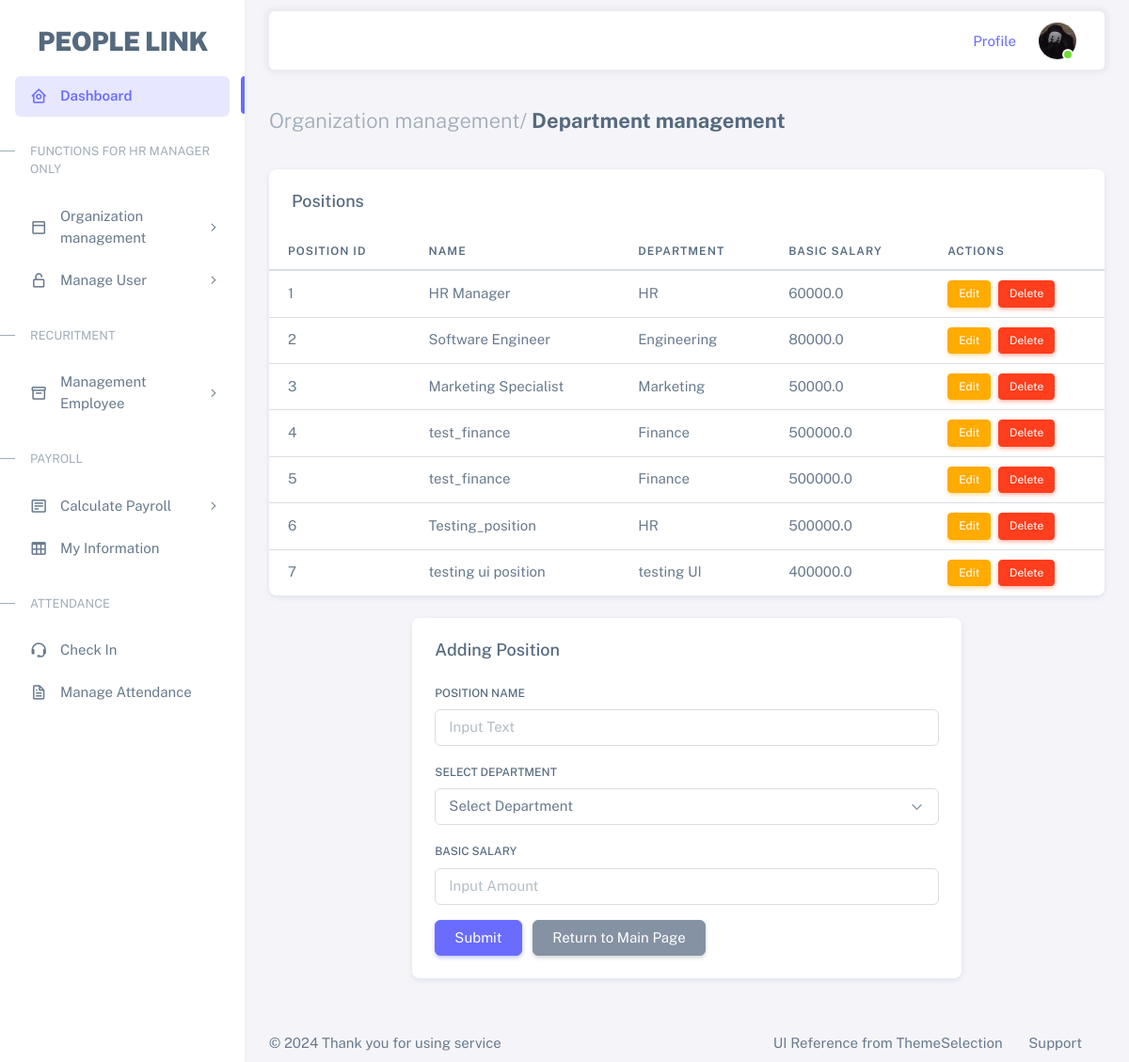
Page /add_position on the earlier database version.
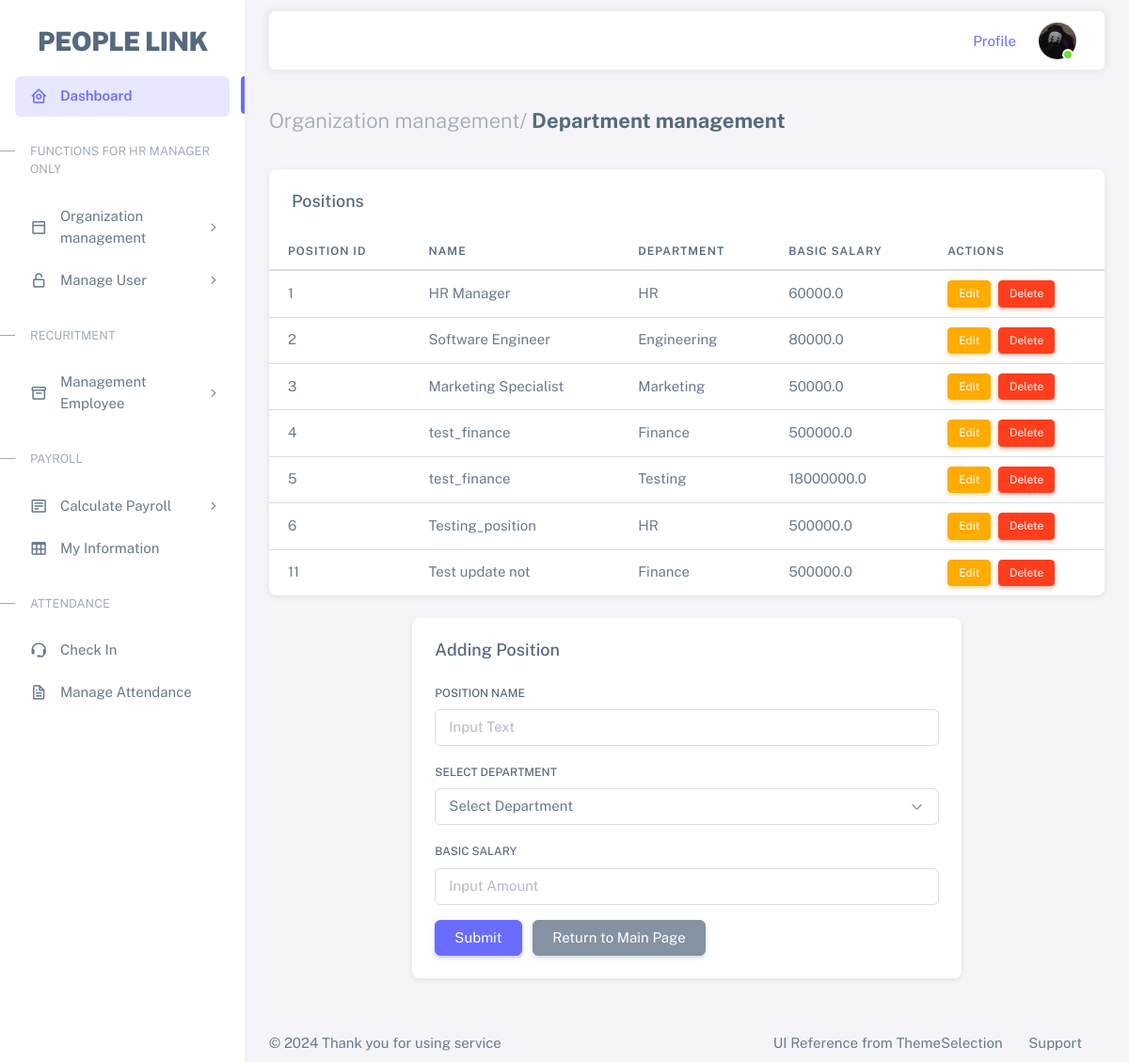
Same page on the later database version.
### tables this page shows
CREATE TABLE position (
        pos_id INTEGER PRIMARY KEY AUTOINCREMENT,
        position_name TEXT NOT NULL,
        dept_id INTEGER NOT NULL,
        basic_salary REAL NOT NULL,
        FOREIGN KEY (dept_id) REFERENCES department (dept_id)
    );

CREATE TABLE department (
        dept_id INTEGER PRIMARY KEY AUTOINCREMENT,
        name TEXT NOT NULL UNIQUE
    );

### app.py (the view, shortened to what this page needs)
@app.route('/add_position', methods=['GET', 'POST'])
def add_position():
    conn = get_db()
    cursor = conn.cursor()
    cursor.execute('SELECT dept_id, name FROM department')
    departments = cursor.fetchall()
    cursor.execute('''
        SELECT p.pos_id, p.position_name, d.name, p.basic_salary
        FROM position p
        JOIN department d ON p.dept_id = d.dept_id
    ''')
    positions = cursor.fetchall()
    conn.close()
    return render_template('add_position.html', departments=departments, positions=positions)

### app.py (called while the page is built)
def get_db():
    conn = sqlite3.connect('hrm.db')
    conn.row_factory = sqlite3.Row
    return conn

### templates/add_position.html (shortened to what this page needs)
{% extends "base.html" %}
{% block content %}
<div class="container-xxl flex-grow-1 container-p-y">
    <h4 class="fw-bold py-3 mb-4">
      <span class="text-muted fw-light">Organization management/</span>
      Department management
    </h4>
    <div class="card mb-4">
      <h5 class="card-header">Positions</h5>
      <div class="table-responsive text-nowrap">
          <table class="table">
              <thead>
                  <tr>
                      <th>Position ID</th>
                      <th>Name</th>
                      <th>Department</th>
                      <th>Basic Salary</th>
                      <th>Actions</th>
                  </tr>
              </thead>
              <tbody class="table-border-bottom-0">
                  {% for position in positions %}
                  <tr>
                      <td>{{ position[0] }}</td>
                      <td>{{ position[1] }}</td>
                      <td>{{ position[2] }}</td>
                      <td>{{ position[3] }}</td>
                      <td>
                          <a href="{{ url_for('edit_position', pos_id=position[0]) }}" class="btn btn-warning btn-sm me-1">Edit</a>
                          <form action="{{ url_for('delete_position', pos_id=position[0]) }}" method="POST" style="display:inline;" onsubmit="return confirm('Are you sure you want to delete this position?');">
                              <button type="submit" class="btn btn-danger btn-sm">Delete</button>
                          </form>
                                                      </td>
                  </tr>
                  {% endfor %}
              </tbody>
          </table>
      </div>
  </div>
    <div class="row justify-content-center">
      <div class="col-md-8">
        <form method="POST" action="{{ url_for('add_position') }}">
          <div class="card mb-4">
            <h5 class="card-header">Adding Position</h5>
            <div class="card-body">
              <div class="mb-3">
                <label for="position_name" class="form-label">Position Name</label>
                <input name="position_name" id="position_name" class="form-control" type="text" placeholder="Input Text" required />
              </div>
              <div class="mb-3">
                <label for="department" class="form-label">Select Department</label>
                <select id="department" class="form-select" name="department" required>
                  <option value="" disabled selected>Select Department</option>
                </select>
              </div>
              <div class="mb-3">
                <label for="basic_salary" class="form-label">Basic Salary</label>
                <input name="basic_salary" id="basic_salary" class="form-control" type="number" placeholder="Input Amount" required />
              </div>
              <button type="submit" class="btn btn-primary">Submit</button>
              <a class="btn btn-secondary ms-2" href="{{ url_for('index') }}">Return to Main Page</a>
            </div>
          </div>
        </form>
      </div>
    </div>
  </div>
{% endblock %}

Differences in the rows shown:
removed position: pos_id "7", position_name "testing ui position", name "testing UI", basic_salary "400000.0"
changed position id 5: name "Finance" → "Testing"; basic_salary "500000.0" → "18000000.0"
added position: pos_id "11", position_name "Test update not", name "Finance", basic_salary "500000.0"
